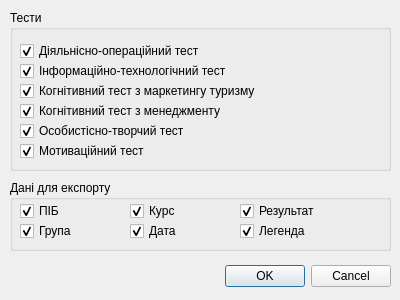
<?xml version="1.0" encoding="UTF-8"?>
<ui version="4.0">
 <class>ExportDialog</class>
 <widget class="QDialog" name="ExportDialog">
  <property name="geometry">
   <rect>
    <x>0</x>
    <y>0</y>
    <width>400</width>
    <height>300</height>
   </rect>
  </property>
  <property name="windowTitle">
   <string> Параметри експорту</string>
  </property>
  <widget class="QDialogButtonBox" name="buttonBox">
   <property name="geometry">
    <rect>
     <x>50</x>
     <y>260</y>
     <width>341</width>
     <height>32</height>
    </rect>
   </property>
   <property name="orientation">
    <enum>Qt::Horizontal</enum>
   </property>
   <property name="standardButtons">
    <set>QDialogButtonBox::Cancel|QDialogButtonBox::Ok</set>
   </property>
  </widget>
  <widget class="QGroupBox" name="groupBox">
   <property name="geometry">
    <rect>
     <x>10</x>
     <y>10</y>
     <width>381</width>
     <height>161</height>
    </rect>
   </property>
   <property name="title">
    <string>Тести</string>
   </property>
   <widget class="QCheckBox" name="cbTest1">
    <property name="geometry">
     <rect>
      <x>10</x>
      <y>30</y>
      <width>351</width>
      <height>22</height>
     </rect>
    </property>
    <property name="text">
     <string>Діяльнісно-операційний тест</string>
    </property>
    <property name="checked">
     <bool>true</bool>
    </property>
   </widget>
   <widget class="QCheckBox" name="cbTest2">
    <property name="geometry">
     <rect>
      <x>10</x>
      <y>50</y>
      <width>351</width>
      <height>22</height>
     </rect>
    </property>
    <property name="text">
     <string>Інформаційно-технологічний тест</string>
    </property>
    <property name="checked">
     <bool>true</bool>
    </property>
   </widget>
   <widget class="QCheckBox" name="cbTest3">
    <property name="geometry">
     <rect>
      <x>10</x>
      <y>70</y>
      <width>351</width>
      <height>22</height>
     </rect>
    </property>
    <property name="text">
     <string>Когнітивний тест з маркетингу туризму</string>
    </property>
    <property name="checked">
     <bool>true</bool>
    </property>
   </widget>
   <widget class="QCheckBox" name="cbTest4">
    <property name="geometry">
     <rect>
      <x>10</x>
      <y>90</y>
      <width>351</width>
      <height>22</height>
     </rect>
    </property>
    <property name="text">
     <string>Когнітивний тест з менеджменту</string>
    </property>
    <property name="checked">
     <bool>true</bool>
    </property>
   </widget>
   <widget class="QCheckBox" name="cbTest5">
    <property name="geometry">
     <rect>
      <x>10</x>
      <y>110</y>
      <width>351</width>
      <height>22</height>
     </rect>
    </property>
    <property name="text">
     <string>Особистісно-творчий тест</string>
    </property>
    <property name="checked">
     <bool>true</bool>
    </property>
   </widget>
   <widget class="QCheckBox" name="cbTest6">
    <property name="geometry">
     <rect>
      <x>10</x>
      <y>130</y>
      <width>351</width>
      <height>22</height>
     </rect>
    </property>
    <property name="text">
     <string>Мотиваційний тест</string>
    </property>
    <property name="checked">
     <bool>true</bool>
    </property>
   </widget>
  </widget>
  <widget class="QGroupBox" name="groupBox_2">
   <property name="geometry">
    <rect>
     <x>10</x>
     <y>180</y>
     <width>381</width>
     <height>71</height>
    </rect>
   </property>
   <property name="title">
    <string>Дані для експорту</string>
   </property>
   <widget class="QCheckBox" name="cbName">
    <property name="geometry">
     <rect>
      <x>10</x>
      <y>20</y>
      <width>97</width>
      <height>22</height>
     </rect>
    </property>
    <property name="text">
     <string>ПІБ</string>
    </property>
    <property name="checked">
     <bool>true</bool>
    </property>
   </widget>
   <widget class="QCheckBox" name="cbGroup">
    <property name="geometry">
     <rect>
      <x>10</x>
      <y>40</y>
      <width>97</width>
      <height>22</height>
     </rect>
    </property>
    <property name="text">
     <string>Група</string>
    </property>
    <property name="checked">
     <bool>true</bool>
    </property>
   </widget>
   <widget class="QCheckBox" name="cbClass">
    <property name="geometry">
     <rect>
      <x>120</x>
      <y>20</y>
      <width>97</width>
      <height>22</height>
     </rect>
    </property>
    <property name="text">
     <string>Курс</string>
    </property>
    <property name="checked">
     <bool>true</bool>
    </property>
   </widget>
   <widget class="QCheckBox" name="cbDate">
    <property name="geometry">
     <rect>
      <x>120</x>
      <y>40</y>
      <width>97</width>
      <height>22</height>
     </rect>
    </property>
    <property name="text">
     <string>Дата</string>
    </property>
    <property name="checked">
     <bool>true</bool>
    </property>
   </widget>
   <widget class="QCheckBox" name="cbResult">
    <property name="geometry">
     <rect>
      <x>230</x>
      <y>20</y>
      <width>97</width>
      <height>22</height>
     </rect>
    </property>
    <property name="text">
     <string>Результат</string>
    </property>
    <property name="checked">
     <bool>true</bool>
    </property>
   </widget>
   <widget class="QCheckBox" name="cbLegend">
    <property name="geometry">
     <rect>
      <x>230</x>
      <y>40</y>
      <width>97</width>
      <height>22</height>
     </rect>
    </property>
    <property name="text">
     <string>Легенда</string>
    </property>
    <property name="checked">
     <bool>true</bool>
    </property>
   </widget>
  </widget>
 </widget>
 <resources/>
 <connections>
  <connection>
   <sender>buttonBox</sender>
   <signal>accepted()</signal>
   <receiver>ExportDialog</receiver>
   <slot>accept()</slot>
   <hints>
    <hint type="sourcelabel">
     <x>248</x>
     <y>254</y>
    </hint>
    <hint type="destinationlabel">
     <x>157</x>
     <y>274</y>
    </hint>
   </hints>
  </connection>
  <connection>
   <sender>buttonBox</sender>
   <signal>rejected()</signal>
   <receiver>ExportDialog</receiver>
   <slot>reject()</slot>
   <hints>
    <hint type="sourcelabel">
     <x>316</x>
     <y>260</y>
    </hint>
    <hint type="destinationlabel">
     <x>286</x>
     <y>274</y>
    </hint>
   </hints>
  </connection>
 </connections>
</ui>
